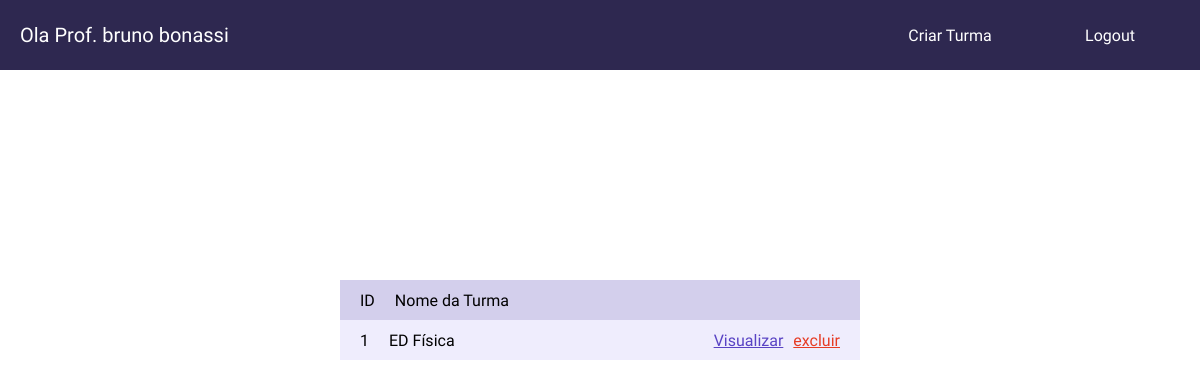
The page /tela_professor/1/ (signed in) on the database as committed earlier.
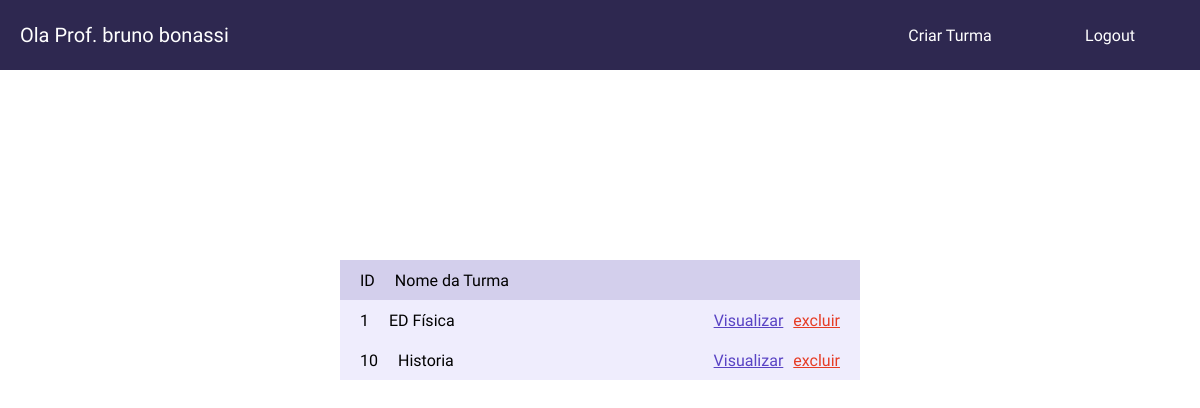
The same page on the database as committed later.
### core/models.py (models this page shows)
class Turma(models.Model):
    nome_turma = models.CharField(verbose_name='Turma', max_length=99, null=True, blank=True)
    nome_professor = models.CharField(verbose_name='Nome Professor', max_length=99, null=True, blank=True)
    id_professor = models.ForeignKey(User, verbose_name='Id-Professor', on_delete=models.CASCADE, null=True, blank=True)

### core/views.py (the view)
# urls.py: path('tela_professor/<int:id>/', views.area_professor, name='area_professor'),
def area_professor(request, id):
    if request.method == 'GET':
        turmas = Turma.objects.all()
        turmas_professor = turmas.filter(id_professor=request.user.id)
        return render(request, 'core/tela_professor.html', {'turmas_professor': turmas_professor})

### core/templates/core/tela_professor.html (shortened to what this page needs)
{% extends 'core/base.html' %}
{% load static %}
{% block txt_header %}
Ola Prof. {{user.first_name}} {{user.last_name}}
{% endblock txt_header %}
{% block btn %}
<a class="btn" href="{% url 'cadastro_turma' id=user.id %}">Criar Turma</a>
<a class="btn" href="{% url 'logout' %}">Logout</a>
{% endblock btn %}
{% block content %}
<div id="professor-conteiner">
    <div id="content_page">
        <header id="header-table">
            <p>ID</p>
            <p>Nome da Turma</p>
        </header>
        {% for turma in turmas_professor %}
        <div class="content-table">
            <p>{{ turma.id }}</p>
            <p id="nome_turma">{{ turma.nome_turma }}</p>
            <div id="btn-action">
                <a id="visualizar" href="{% url 'area_turma' id=turma.id %}" >Visualizar</a>
                <a id="excluir" href="{% url 'confirmar' id_turma=turma.id %}">excluir</a>
            </div>
        </div>
        {% endfor %}
    </div>
</div>
{% endblock content %}

### core/templates/core/base.html (shortened to what this page needs)
{% load static %}
<!DOCTYPE html>
<html lang="pt-br">
<head>
    <link rel="stylesheet" href="{% static 'css/forms.css' %}">
    <link rel="stylesheet" href="{% static 'css/conteudo_telas.css' %}">
</head>
<body>
    <header id="header-base">
        <p id="txt-header">{% block txt_header %}{% endblock txt_header %}</p>
        <div id="btn-header">
            {% block btn %}{% endblock btn %}
        </div>
    </header>
    {% block content %}
    {% endblock content %}
</body>
</html>

### core/static/css/forms.css (style rules this page uses)
* { margin: 0; padding: 0; font-family: 'Allerta', sans-serif; transition: .1s ease-in-out; }
body { height: 1008px; }

### core/static/css/conteudo_telas.css (style rules this page uses)
#header-base { background-color: #2e2850; color: white; width: 100%; height: 70px; display: flex; align-items: center; }
#txt-header { font-size: 20px; margin-left: 20px; }
#btn-header { width: 100%; display: flex; position: absolute; justify-content: flex-end; }
.btn { margin-right: 20px; color: white; display: flex; justify-content: center; align-items: center; flex-direction: column; width: 140px; height: 40px; text-decoration: none; }
#content_page { width: 100%; height: 500px; display: flex; align-items: center; justify-content: center; flex-direction: column; }
#header-table { height: 40px; width: 500px; background-color: #d3cfec; display: flex; gap: 20px; display: flex; align-items: center; padding-left: 20px; }
.content-table { height: 40px; width: 500px; background-color: #efedfd; display: flex; gap: 20px; display: flex; align-items: center; padding-left: 20px; }
#btn-action { width: 100%; display: flex; justify-content: flex-end; gap: 10px; margin-right: 20px; }
#visualizar { color: #5943c4; }
#excluir { color: #e63c25; }
#nome_turma { width: 100px; }

Rows that differ between the two databases and show on the page:
added Turma: id "10", nome_turma "Historia"
